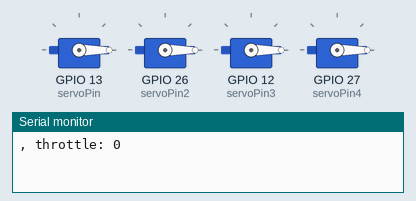
Simulated run of this sketch. Board: ESP32. On the bench: 4 × servo, the last lines printed to the serial monitor.

Above: at 0.05 s.
At 2.25 s:
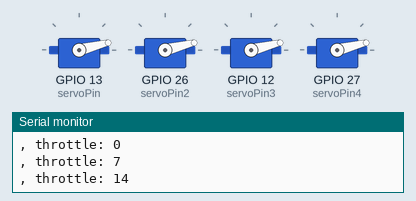
At 4.5 s:
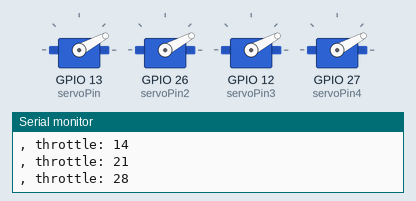
At 6.75 s:
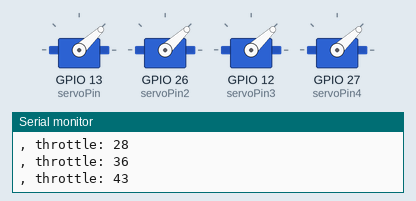
At 9.0 s:
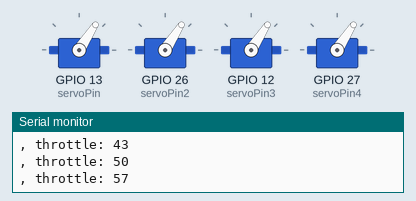
Timing chart, 0 to 11.7 s (numbered marks = the images above):
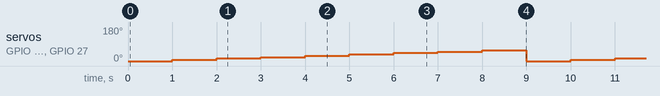

Measured:
- by itself, servo on GPIO 13 (servoPin), servo on GPIO 26 (servoPin2), servo on GPIO 12 (servoPin3), servo on GPIO 27 (servoPin4): repeats every 9.0 s: 14° 1.0 s, 21° 1.0 s, 28° 1.0 s, 36° 1.0 s, 43° 1.0 s, 50° 1.0 s, 57° 1.0 s, 0° 1.0 s, 7° 1.0 s

The sketch:

IMU.ino
```cpp
#include <Arduino.h>

#include <ESP32Servo.h>


Servo ESC1;  // create servo object to control a servo
Servo ESC2;
Servo ESC3;
Servo ESC4;

 // Possible PWM GPIO pins on the ESP32: 0(used by on-board button),2,4,5(used by on-board LED),12-19,21-23,25-27,32-33
int servoPin = 13;      // GPIO pin used to connect the servo control (digital out)
int servoPin2 = 26;
int servoPin3 = 12;
int servoPin4 = 27 ;


void setup() {


Serial.begin(115200);


	// Allow allocation of all timers
	//ESP32PWM::allocateTimer(0);
	//ESP32PWM::allocateTimer(1);
	//ESP32PWM::allocateTimer(2);
	//ESP32PWM::allocateTimer(3);
  ESC1.setPeriodHertz(50);// Standard 50hz servo
  ESC2.setPeriodHertz(50);// Standard 50hz servo
  ESC3.setPeriodHertz(50);
  ESC4.setPeriodHertz(50);
  ESC1.attach(servoPin, 1000, 2500);   // attaches the servo on pin 18 to the servo object
                                         // using SG90 servo min/max of 500us and 2400us
                                         // for MG995 large servo, use 1000us and 2000us,
                                         // which are the defaults, so this line could be
                                         // "ESC1.attach(servoPin);"
  ESC2.attach(servoPin2, 1000, 2500);
  ESC3.attach(servoPin3, 1000, 2500);
  ESC4.attach(servoPin4, 1000, 2500);


}

void loop() {

    //val = analogRead(potPin);            // read the value of the potentiometer (value between 0 and 1023)
  for (float value = 1000; value <= 2500; value += 180) {
		// Write a unit vector value from 0.0 to 1.0
		int throttle = value;
    throttle = map(throttle, 1000, 2500, 0, 60);     // scale it to use it with the servo (value between 0 and 180)
     ESC1.write(throttle);                  // set the servo position according to the scaled value
     ESC2.write(throttle);
     ESC3.write(throttle);
     ESC4.write(throttle);
    Serial.print(", throttle: "); Serial.println(throttle);
		delay(1000);
  }
}
```
